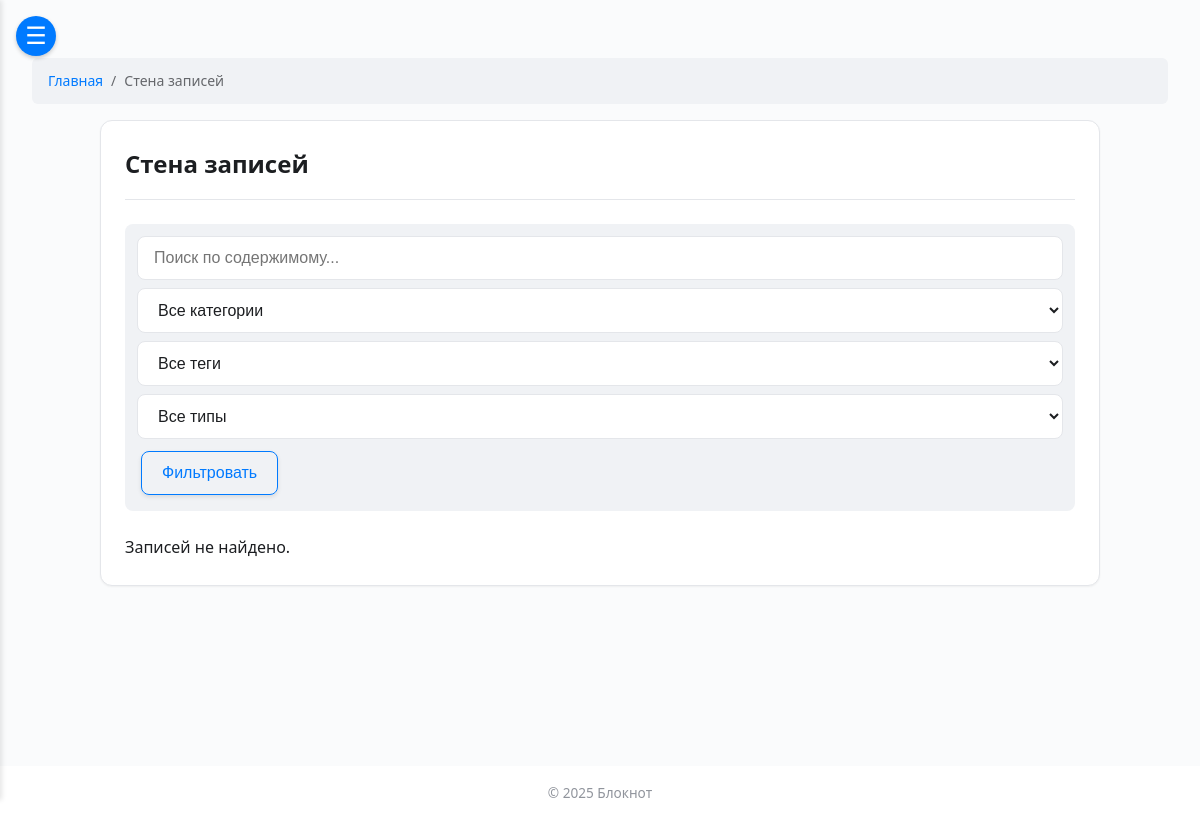
Before: /wall with the older database file.
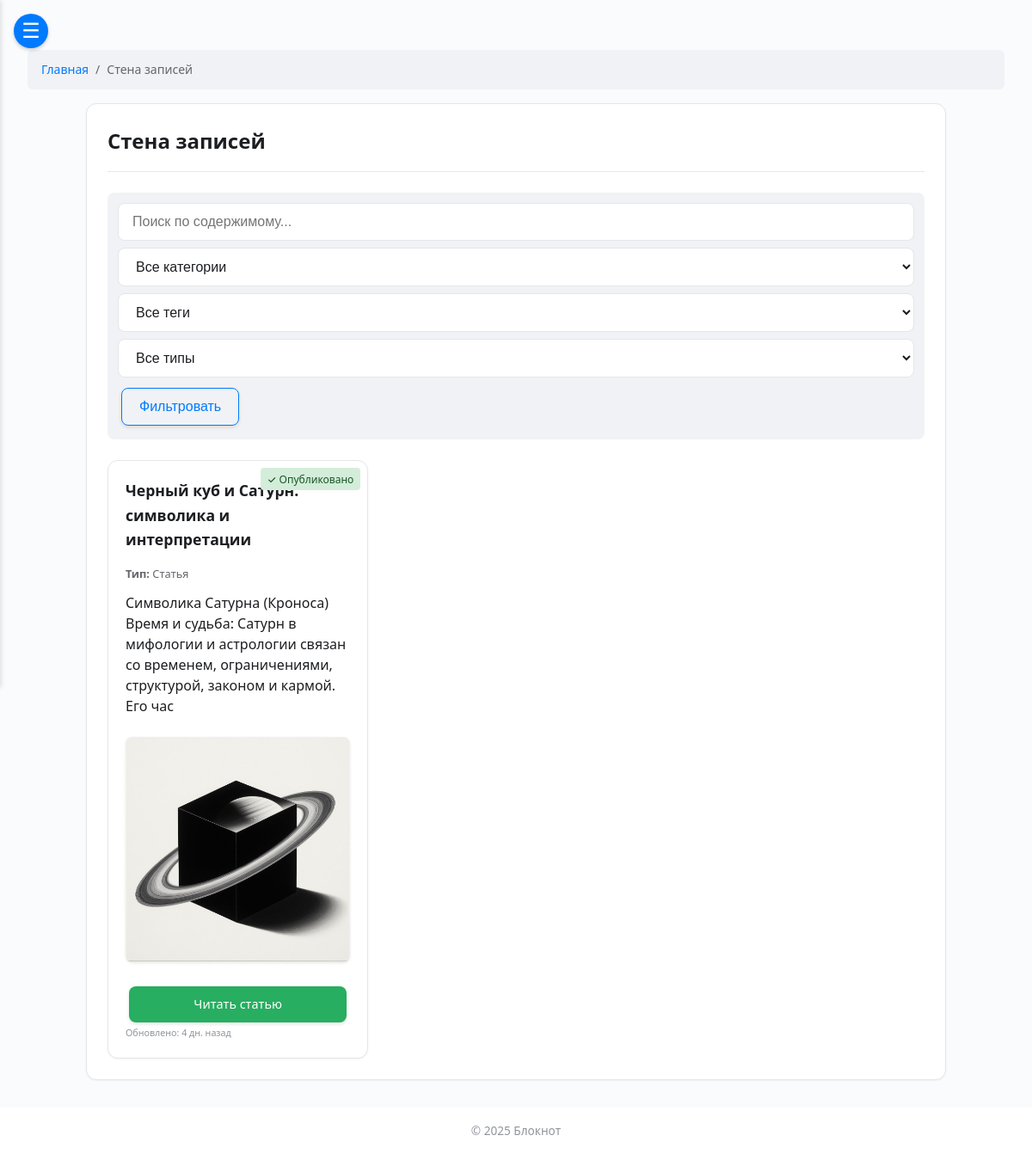
After: the same page with the newer database file.
### models.py (models this page shows, shortened)
class Note(db.Model):
    id = db.Column(db.Integer, primary_key=True)
    title = db.Column(db.String(200), nullable=True)
    content = db.Column(db.Text, nullable=True)
    full_content = db.Column(db.Text, nullable=True) # Полный HTML-контент статьи
    image_filename = db.Column(db.String(200), nullable=True)
    created_at = db.Column(db.DateTime, default=datetime.utcnow)
    updated_at = db.Column(db.DateTime, default=datetime.utcnow, onupdate=datetime.utcnow)
    note_type = db.Column(db.String(20), default='note') # 'note', 'list', 'image_note', 'article'
    tags = db.Column(db.String(500), nullable=True)
    background_color = db.Column(db.String(20), default='white')
    summary = db.Column(db.Text, nullable=True) # Краткое описание статьи
    preview_image = db.Column(db.String(200), nullable=True) # Изображение превью статьи
    category_ids = db.Column(db.String(200), nullable=True)
    is_published = db.Column(db.Boolean, default=False) # По умолчанию False
    user_id = db.Column(db.Integer, db.ForeignKey('user.id'), nullable=False)
    user = db.relationship('User', backref=db.backref('notes', lazy=True))

### app.py (the view, shortened to what this page needs)
@app.route('/wall')
def wall():
    page = request.args.get('page', 1, type=int)
    if current_user.is_authenticated and current_user.is_admin:
        query = Note.query.order_by(Note.updated_at.desc())
    else:
        query = Note.query.filter_by(is_published=True).order_by(Note.updated_at.desc())
    category_id = request.args.get('category', type=int)
    tag_filter = request.args.get('tag', '')
    type_filter = request.args.get('type', '')
    search_query = request.args.get('search', '')
    if category_id:
        query = query.filter(Note.category_ids.contains(str(category_id)))
    if tag_filter:
        query = query.filter(Note.tags.contains(tag_filter))
    if type_filter:
        query = query.filter(Note.note_type == type_filter)
    per_page = 10
    pagination_wall = query.paginate(page=page, per_page=per_page, error_out=False)
    all_notes = pagination_wall.items
    categories = Category.query.all()
    all_tags = set()
    for note in all_notes:
        if note.tags:
            all_tags.update(tag.strip() for tag in note.tags.split(','))
    return render_template('wall.html', notes=all_notes, categories=categories, all_tags=all_tags, is_admin=current_user.is_authenticated and current_user.is_admin, pagination=pagination_wall)

### app.py (called while the page is built)
@app.template_filter('time_ago')
def time_ago_filter(dt):
    if not dt:
        return "Неизвестно"
    now = datetime.utcnow()
    diff = now - dt
    if diff.days > 0:
        return f"{diff.days} дн. назад"
    elif diff.seconds >= 3600:
        hours = diff.seconds // 3600
        return f"{hours} ч. назад"
    elif diff.seconds >= 60:
        minutes = diff.seconds // 60
        return f"{minutes} мин. назад"
    else:
        return "Только что"

### templates/wall.html (shortened to what this page needs)
{% extends "base.html" %}
{% block breadcrumbs %}
<nav aria-label="breadcrumb">
    <ol class="breadcrumb">
        <li class="breadcrumb-item"><a href="{{ url_for('index') }}">Главная</a></li>
        <li class="breadcrumb-item active" aria-current="page">Стена записей</li>
    </ol>
</nav>
{% endblock %}
{% block content %}
<div class="content-card">
    <div class="card-header">
        <h2>Стена записей</h2>
    </div>
    {% if not is_admin %}
    <form method="GET" class="search-form">
        <input type="text" name="search" value="{{ request.args.get('search', '') }}" placeholder="Поиск по содержимому..." class="search-input">
        <select name="category" class="form-select">
            <option value="">Все категории</option>
        </select>
        <select name="tag" class="form-select">
            <option value="">Все теги</option>
        </select>
        <select name="type" class="form-select">
            <option value="">Все типы</option>
        </select>
        <button type="submit" class="btn btn-secondary">Фильтровать</button>
    </form>
    {% endif %}
    {% if notes %}
        <div class="notes-list">
        {% for note in notes %}
            <div class="note-card" style="background-color: {{ note.background_color or 'white' }};">
                {% if note.is_published %}
                    <span class="published-indicator">✓ Опубликовано</span>
                {% else %}
                    <span class="unpublished-indicator">○ Не опубликовано</span>
                {% endif %}
                {% if note.title %}
                    <h3>{{ note.title }}</h3>
                {% endif %}
                <p class="note-type"><strong>Тип:</strong> {{ 'Статья' if note.note_type == 'article' else 'Заметка' }}</p>
                {% if note.note_type == 'article' %}
                    {% if note.summary %}
                        <p class="article-summary">{{ note.summary[:150] | truncate(150, True) }}</p>
                    {% elif note.full_content %}
                        <p class="article-preview">{{ note.full_content|striptags|truncate(150, True) }}</p>
                    {% endif %}
                    {% if note.preview_image %}
                        <div class="article-preview-image">
                            <img src="{{ url_for('static', filename='uploads/' + note.preview_image) }}" alt="Превью статьи" style="max-width: 100%;">
                        </div>
                    {% endif %}
                    <a href="{{ url_for('read_article', id=note.id) }}" class="btn btn-read">Читать статью</a>
                {% endif %}
                <p class="note-date"><small>Обновлено: {{ note.updated_at | time_ago }}</small></p>
            </div>
        {% endfor %}
        </div>
    {% else %}
        <p>Записей не найдено.</p>
    {% endif %}
</div>
{% endblock %}

### templates/base.html (shortened to what this page needs)
<!DOCTYPE html>
<html lang="ru" data-theme="light">
<head>
    <link rel="stylesheet" href="{{ url_for('static', filename='css/style.css') }}">
    <link rel="stylesheet" href="{{ url_for('static', filename='izitoast/iziToast.min.css') }}">
</head>
<body>
    <button class="sidebar-toggle-btn" onclick="openSidebar()" aria-label="Открыть боковую панель">☰</button>
    <div class="app-container">
        <main class="app-main" id="app-main">
            {% block breadcrumbs %}{% endblock %}
            {% block content %}{% endblock %}
        </main>
    </div>
    <footer class="app-footer">
        <p>&copy; 2025 Блокнот</p>
    </footer>
</body>
</html>

Changed rows visible on the page:
added Note: is_published "✓ Опубликовано", title "Черный куб и Сатурн: символика и интерпретации", note_type "Статья", summary "Символика Сатурна (Кроноса) Время и судьба: Сатурн в мифологии и астрологии связан со временем, ограничениями, структурой, законом и кармой. Его час", preview_image (picture), updated_at "4 дн. назад"
Other visible differences:
text no longer shown: "Записей не найдено."
